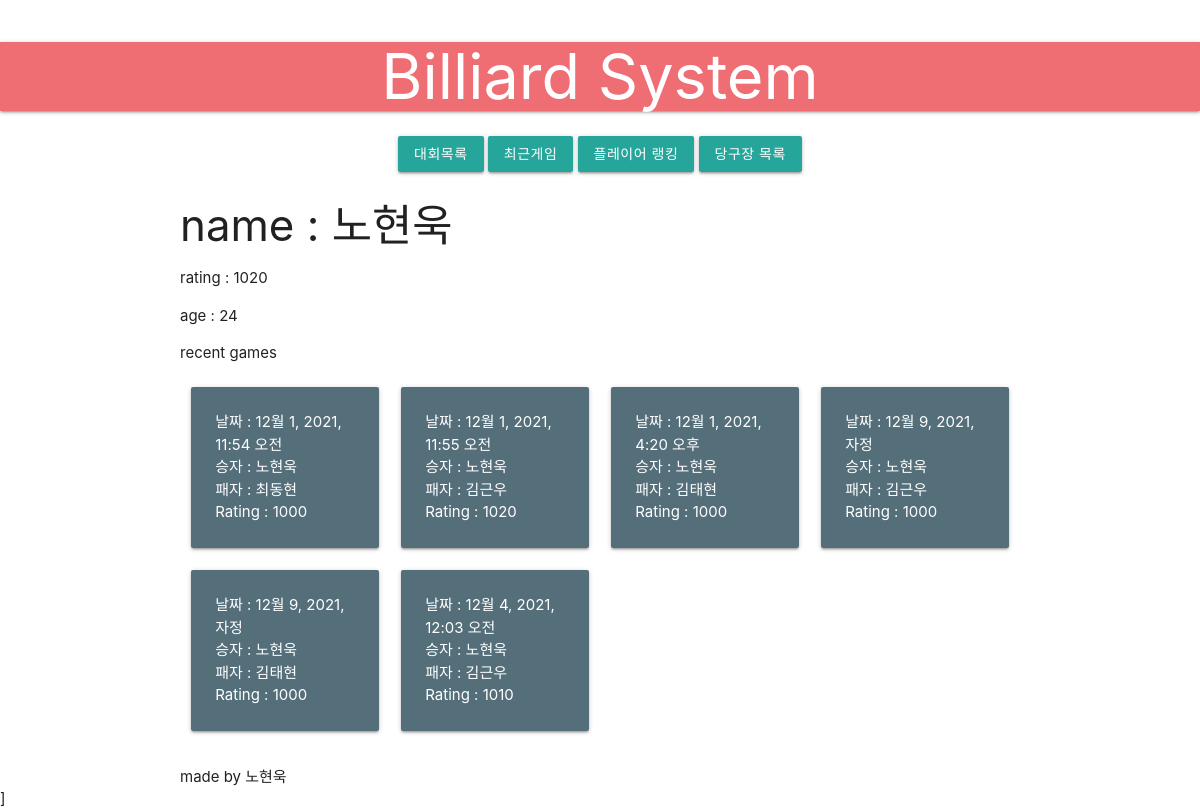
Screenshot of /player/1 with the database file from the repository.
### player/models.py (models this page shows, shortened)
class Player(models.Model):
    name = models.CharField(max_length=30)
    rating = models.IntegerField(default=1000)
    age = models.IntegerField(default=0)
    address = models.ForeignKey(Address, on_delete=models.CASCADE)

class Game(models.Model):
    played_date = models.DateTimeField(blank=True, null=True)
    winner = models.ForeignKey(Player, on_delete=models.CASCADE, related_name='loser')
    loser = models.ForeignKey(Player, on_delete=models.CASCADE, related_name='winner')
    average_rating = models.IntegerField(default=-1)
    competition = models.ForeignKey(Competition, on_delete=models.SET_NULL, null=True, blank=True)

### player/views.py (the view)
# urls.py: path('', include('player.urls')),
def player(request, pk):
    player_ = get_object_or_404(Player, pk=pk)
    recent_games = Game.objects.filter(Q(winner=player_.pk) | Q(loser=player_.pk))
    return render(request, 'player/player.html',
                  {'player': player_, 'recent_games': recent_games})

### player/templates/player/player.html
{% extends 'player/base.html' %}
{% block content %}
<h3>name : {{player.name}}</h3>
<p>rating : {{player.rating}}</p>
<p>age : {{player.age}}</p>
<p>recent games</p>
<div class="row">
{% for game in recent_games %}
	<div class="col s6 m4 l3">
		<div class="card blue-grey darken-1">
			<div class="card-content white-text">
				<p>날짜 : {{game.played_date}}</p>
				<p>승자 : {{game.winner.name}}</p>
				<p>패자 : {{game.loser.name}}</p>
                <p>Rating : {{game.average_rating}}</p>
			</div>
		</div>
	</div>
{% endfor %}
</div>
{% endblock %}

### rows the page displays
Player: name "노현욱", rating "1020", age "24"
Game: played_date "12월 1, 2021, 11:54 오전", winner.name "노현욱", loser.name "최동현", average_rating "1000"
Game: played_date "12월 1, 2021, 11:55 오전", winner.name "노현욱", loser.name "김근우", average_rating "1020"
Game: played_date "12월 1, 2021, 4:20 오후", winner.name "노현욱", loser.name "김태현", average_rating "1000"
Game: played_date "12월 9, 2021, 자정", winner.name "노현욱", loser.name "김근우", average_rating "1000"
Game: played_date "12월 9, 2021, 자정", winner.name "노현욱", loser.name "김태현", average_rating "1000"
Game: played_date "12월 4, 2021, 12:03 오전", winner.name "노현욱", loser.name "김근우", average_rating "1010"
